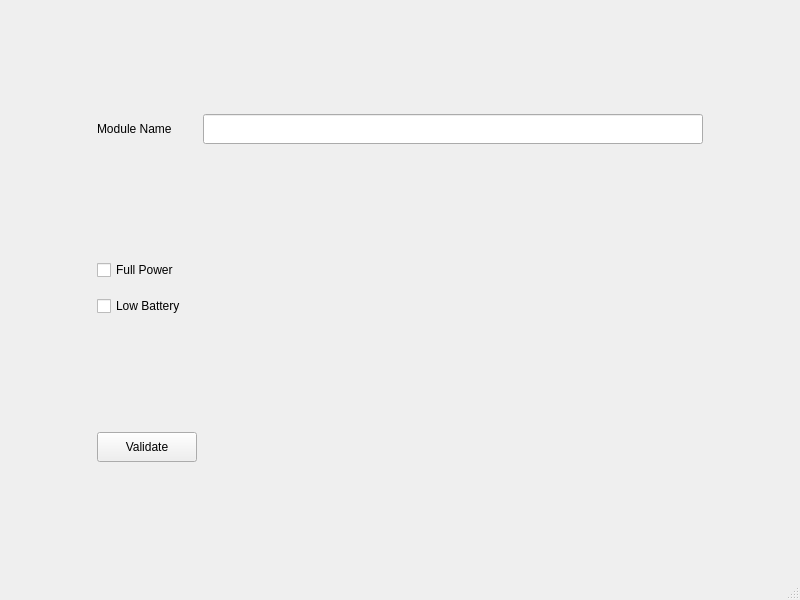
<?xml version="1.0" encoding="UTF-8"?>
<ui version="4.0">
 <class>ITxPT_Lab</class>
 <widget class="QMainWindow" name="ITxPT_Lab">
  <property name="geometry">
   <rect>
    <x>0</x>
    <y>0</y>
    <width>800</width>
    <height>600</height>
   </rect>
  </property>
  <property name="windowTitle">
   <string>MainWindow</string>
  </property>
  <widget class="QWidget" name="centralwidget">
   <layout class="QGridLayout" name="gridLayout">
    <item row="4" column="0">
     <layout class="QVBoxLayout" name="verticalLayout">
      <item>
       <widget class="QCheckBox" name="FullPowercheckBox">
        <property name="maximumSize">
         <size>
          <width>200</width>
          <height>30</height>
         </size>
        </property>
        <property name="text">
         <string>Full Power</string>
        </property>
       </widget>
      </item>
      <item>
       <widget class="QCheckBox" name="LowBatterycheckBox">
        <property name="maximumSize">
         <size>
          <width>200</width>
          <height>30</height>
         </size>
        </property>
        <property name="text">
         <string>Low Battery</string>
        </property>
       </widget>
      </item>
     </layout>
    </item>
    <item row="3" column="0">
     <layout class="QHBoxLayout" name="horizontalLayout">
      <item>
       <widget class="QLabel" name="moduleNameLabel">
        <property name="maximumSize">
         <size>
          <width>100</width>
          <height>30</height>
         </size>
        </property>
        <property name="text">
         <string>Module Name</string>
        </property>
       </widget>
      </item>
      <item>
       <widget class="QLineEdit" name="moduleNameLineEdit">
        <property name="maximumSize">
         <size>
          <width>500</width>
          <height>30</height>
         </size>
        </property>
       </widget>
      </item>
     </layout>
    </item>
    <item row="5" column="0">
     <widget class="QPushButton" name="validatePushButton">
      <property name="maximumSize">
       <size>
        <width>100</width>
        <height>30</height>
       </size>
      </property>
      <property name="text">
       <string>Validate</string>
      </property>
     </widget>
    </item>
   </layout>
  </widget>
  <widget class="QMenuBar" name="menubar">
   <property name="geometry">
    <rect>
     <x>0</x>
     <y>0</y>
     <width>800</width>
     <height>22</height>
    </rect>
   </property>
  </widget>
  <widget class="QStatusBar" name="statusbar"/>
 </widget>
 <resources/>
 <connections/>
</ui>
